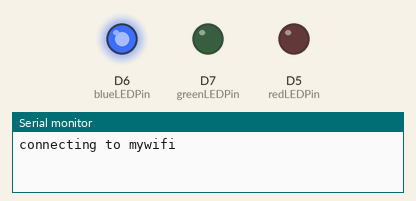
This sketch was run on a simulated ESP8266 (NodeMCU). On the bench: output pins drawn as LEDs (lit = HIGH), the last lines printed to the serial monitor. WiFi joins after 1.5 s; servers stay silent unless stated; web services answer with replies made up by the test bench.

Above: at 0.1 s.
At 1.8 s:
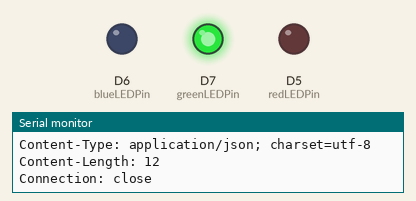
Timing chart, 0 to 3.3 s (numbered marks = the images above):
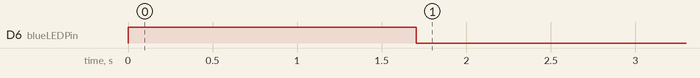

The sketch:

esp8266_pushbullet.ino
```cpp
#include <ESP8266WiFi.h>
#include <WiFiClientSecure.h>

const char* ssid = "mywifi"; // replace with ssid
const char* password = "password"; // replace with wifi password

const char* host = "api.pushbullet.com";
const int httpsPort = 443;
const char* PushBulletAPIKEY = "API_KEY"; //get it from your pushbullet account

// Use web browser to view and copy
// SHA1 fingerprint of the certificate
//const char* fingerprint = "2C BC 06 10 0A E0 6E B0 9E 60 E5 96 BA 72 C5 63 93 23 54 B3"; //got it using https://www.grc.com/fingerprints.htm
const char* fingerprint = "E7 06 F1 30 B1 5F 25 72 00 4D 99 F0 ED 90 4D F9 60 D3 FB 75";
const int greenLEDPin = 13;
const int redLEDPin = 14;
const int blueLEDPin = 12;

void setup() {
  Serial.begin(115200);
  Serial.println();
  Serial.print("connecting to ");
  Serial.println(ssid);

  // set the digital pins as outputs
  pinMode(greenLEDPin, OUTPUT);
  pinMode(redLEDPin, OUTPUT);
  pinMode(blueLEDPin, OUTPUT);

  //init state is blue
  digitalWrite(greenLEDPin, LOW);
  digitalWrite(redLEDPin, LOW);
  digitalWrite(blueLEDPin, HIGH);

  WiFi.mode(WIFI_STA);
  WiFi.begin(ssid, password);
  while (WiFi.status() != WL_CONNECTED) {
    delay(100);
    Serial.print(".");
  }
  Serial.println("");
  Serial.println("WiFi connected");
  Serial.println("IP address: ");
  Serial.println(WiFi.localIP());
 // digitalWrite(blueLEDPin, LOW);
 // digitalWrite(greenLEDPin, HIGH);
 // digitalWrite(redLEDPin, HIGH);

  // Use WiFiClientSecure class to create TLS connection
  WiFiClientSecure client;
  Serial.print("connecting to ");
  Serial.println(host);
  if (!client.connect(host, httpsPort)) {
    Serial.println("connection failed");

    //error state is red
     digitalWrite(greenLEDPin, LOW);
    digitalWrite(redLEDPin, HIGH);
    digitalWrite(blueLEDPin, LOW);
     Serial.println("stop");
    return;
  }

  if (client.verify(fingerprint, host)) {
    Serial.println("certificate matches");
  } else {
    Serial.println("certificate doesn't match");
  }
  String url = "/v2/pushes";
  String messagebody = "{\"type\": \"note\", \"title\": \"Maison\", \"body\": \"Je suis rentre!\"}\r\n";
  Serial.print("requesting URL: ");
  Serial.println(url);

  client.print(String("POST ") + url + " HTTP/1.1\r\n" +
               "Host: " + host + "\r\n" +
               "Authorization: Bearer " + PushBulletAPIKEY + "\r\n" +
               "Content-Type: application/json\r\n" +
               "Content-Length: " +
               String(messagebody.length()) + "\r\n\r\n");
  client.print(messagebody);


  Serial.println("request sent");

  //success is green
    digitalWrite(greenLEDPin, HIGH);
    digitalWrite(redLEDPin, LOW);
    digitalWrite(blueLEDPin, LOW);

    //loop loop loop
  while (client.available() == 0);

  while (client.available()) {
    String line = client.readStringUntil('\n');
    Serial.println(line);
  }
}

void loop() {
}
```
